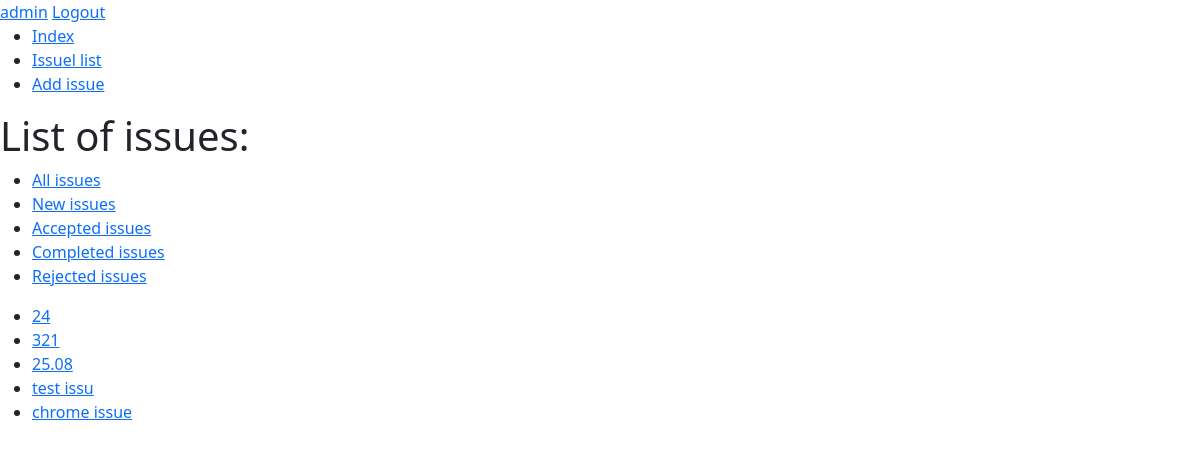
Page /issue_page (signed in) on the committed database.
### fix/models.py (models this page shows, shortened)
class User(AbstractUser):
    profile_image = models.ImageField(upload_to="profile_images", blank=True, null=True)
    rank = models.CharField(max_length=1, choices=RANKS)
    role = models.CharField(max_length=1, choices=ROLE)
    phone = models.CharField(max_length=11, blank=True)

class Issue(models.Model):
    author = models.ForeignKey(User, on_delete=models.RESTRICT, related_name="applications")
    executor = models.ForeignKey(User, on_delete=models.RESTRICT, related_name="jobs", blank=True, null=True)
    title = models.CharField(max_length=128)
    description = models.CharField(max_length=1024)
    response = models.CharField(max_length=1024, blank=True, null=True)
    date_created = models.DateTimeField(auto_now_add=True)
    status = models.CharField(max_length=1, choices=STATUS)
    image_before = models.ImageField(upload_to="images")
    image_after = models.ImageField(upload_to="images", blank=True, null=True)
    latitude = models.FloatField()
    longitude = models.FloatField()

### fix/views.py (the view)
# urls.py: path('issue_page', views.issues_list, name="issues_list"),
def issues_list(request):
    status = request.GET.get('status')
    if status == 'N':
        issues = Issue.objects.filter(status=status)
        data = [issue.serialize() for issue in issues]
        return JsonResponse(data, safe=False)
    elif status == 'A':
        issues = Issue.objects.filter(status=status)
        data = [issue.serialize() for issue in issues]
        return JsonResponse(data, safe=False)
    elif status == 'C':
        issues = Issue.objects.filter(status=status)
        data = [issue.serialize() for issue in issues]
        return JsonResponse(data, safe=False)
    elif status == 'R':
        issues = Issue.objects.filter(status=status)
        data = [issue.serialize() for issue in issues]
        return JsonResponse(data, safe=False)
    else:
        issues = Issue.objects.all()
        return render(request, "fix/issues_list.html", {
            "issues": issues,
        })

### fix/templates/fix/issues_list.html (shortened to what this page needs)
{% extends "fix/layout.html" %}
{% load static %}
{% block body %}
    <h1>List of issues:</h1>
    <ul>
        <li><a href="" data-status=""class="issues_link">All issues</a></li>
        <li><a href="" data-status="N" class="issues_link">New issues</a></li>
        <li><a href="" data-status="A" class="issues_link">Accepted issues</a></li>
        <li><a href="" data-status="C" class="issues_link">Completed issues</a></li>
        <li><a href="" data-status="R" class="issues_link">Rejected issues</a></li>
    </ul>
    <ul id="list">
        {% for issue in issues %}
            <li><a href="{% url 'issue_page' issue.id %}">{{ issue.title }}</a></li>
        {% endfor %}
    </ul>
{% endblock %}

### fix/templates/fix/layout.html (shortened to what this page needs)
{% load static %}
<!DOCTYPE html>
<html lang="en">
    <head>
        <link rel="stylesheet" href="{% static 'fix/bootstrap.min.css' %}">
    </head>
    <body>
        <header>
            {% if user.is_authenticated %}
                <a href="{% url 'user_page' user.id %}">{{ user }}</a>
                <a href="{% url 'logout' %}">Logout</a>
            {% endif %}
            <div>
                <ul>
                    <li><a href="{% url 'index' %}">Index</a></li>
                    <li><a href="{% url 'issues_list' %}">Issuel list</a></li>
                    <li><a href="{% url 'add_issue' %}">Add issue</a></li>
                </ul>
            </div>
        </header>
        {% block body %}
        {% endblock %}
    </body>
</html>

### rows in the picture
User: username "admin"
Issue: title "24"
Issue: title "321"
Issue: title "25.08"
Issue: title "test issu"
Issue: title "chrome issue"
